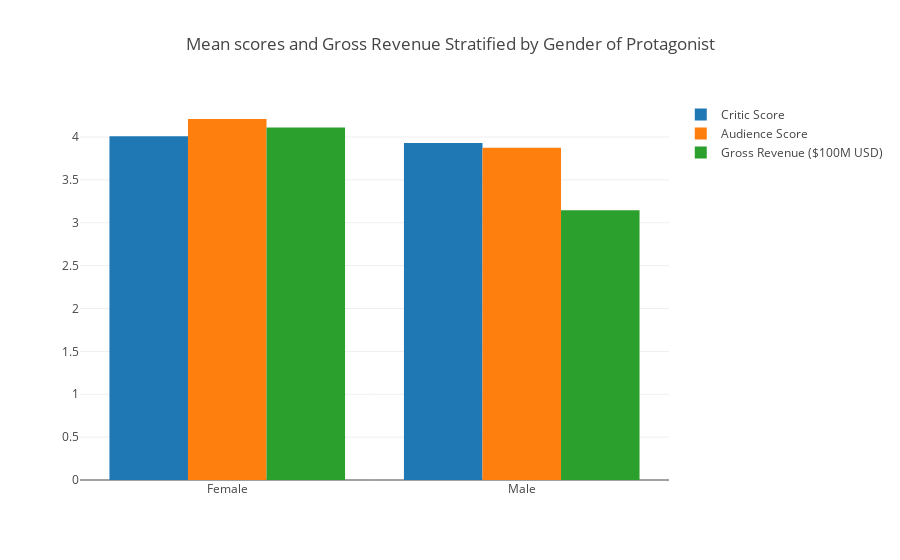

The code cell stored with this chart in its notebook:
### Code cell
# Bar plot to visualize mean scores and gross by gender of protagonist

trace1 = go.Bar(
    x = df3.index,
    y = df3.critic_score,
    name = 'Critic Score'   
)

trace2 = go.Bar(
    x = df3.index,
    y = df3.audience_score,
    name = 'Audience Score'   
)

trace3 = go.Bar(
    x = df3.index,
    y = df3.gross,
    name = 'Gross Revenue ($100M USD)'   
)

data = [trace1, trace2, trace3]
layout = go.Layout(
    barmode = 'group',
    title = 'Mean scores and Gross Revenue Stratified by Gender of Protagonist'
)
fig = go.Figure(data=data, layout=layout)
iplot(fig)

### Figure 1 — Plotly figure (JSON) as saved in the notebook; plotly's stock layout.template omitted (floating-point values rounded to 4 significant figures)
{"data": [{"name": "Critic Score", "type": "bar", "uid": "daab24f5-2bd7-432e-b2d0-90ea96788955", "x": ["Female", "Male"], "y": [4.01, 3.929]}, {"name": "Audience Score", "type": "bar", "uid": "82860418-b6e1-4c37-a161-1424221cf49a", "x": ["Female", "Male"], "y": [4.21, 3.873]}, {"name": "Gross Revenue ($100M USD)", "type": "bar", "uid": "36eafbdb-a51c-4fef-bf76-3747dd9c0026", "x": ["Female", "Male"], "y": [4.11, 3.146]}], "layout": {"barmode": "group", "title": {"text": "Mean scores and Gross Revenue Stratified by Gender of Protagonist"}}}
